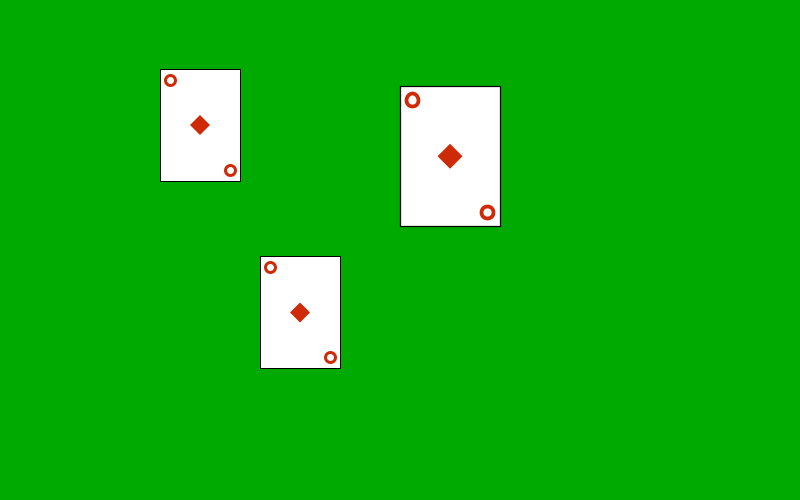
Frame 1 (no input)
Frame 60 (the mouse pressed at the canvas centre just before this capture): identical to frame 1, image omitted
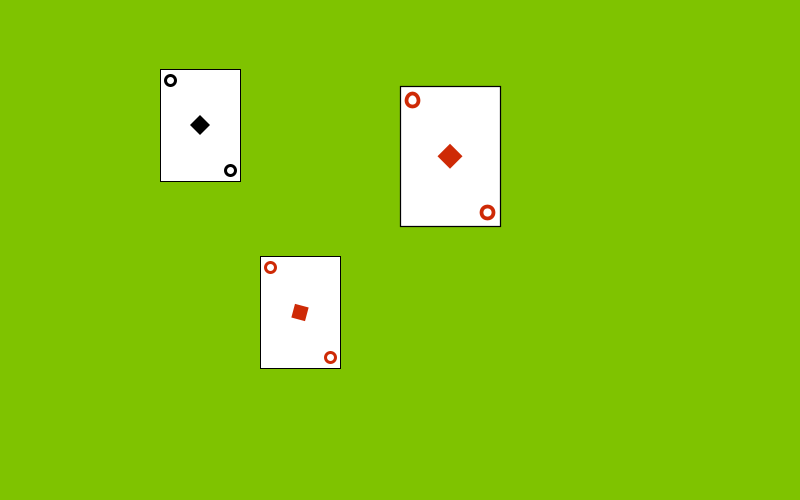
Frame 120 (the mouse held since frame 60 and released just before this capture)

The Processing sketch that drew these frames (run headless with seeded random() and noise(); from frame 60 on, the mouse is pressed at the canvas centre):

// Processing sketch: Week_2_HW
// ── Week_2_HW.pde
int bgColorR = 18;
int bgColorG = 140;
int bgColorB = 0;

//x,y for CARD#1 position
int x,y;
int cardSize;

//color r = color(206,42,6);
//color quadColor;

int secondCardSize;


void setup(){
  size(800,500);
  background(bgColorR, bgColorG, bgColorB);
  
  //cardSize = 80;
  cardSize = int(width*.1);
  //cardPosition = 200;
  x = int(width*.25);
  y = int(height*.25);
  
  //Setting up red color
  //r = color(206,42,6);
  //quadColor = color(206,42,6);
  
  secondCardSize = int(width*.1);


}

//For mousePressed later on
//#CE2A06 is hex for the red color RGB (206,42,6)
int value = #CE2A06;


void draw(){
  
 
  //Mapping background to mouseX and mouseY
  float a = map(mouseX, 0, width, 0, 255);
  float b = map(mouseY, 0, height, 170, 220);
  
  //background(bgColorR, bgColorG, bgColorB); original background
  background(a, b, bgColorB);
  println(mouseX);
  println(mouseY);
  
  
  
  //Drawing CARD#1
        strokeWeight(1);
        stroke(0);
        rectMode(CENTER);
        fill(255);
        //rect(200, 200, 80, 112);
        rect(x, y, cardSize, cardSize*1.40);
        
        //Drawing ellipse
        noFill();
        stroke(value);
        strokeWeight(3);
        //ellipse(170, 155, 10, 10);
        ellipse(x-30, y-45, cardSize*.125, cardSize*.125);
        
        noFill();
        stroke(value);
        strokeWeight(3);
        //ellipse(230, 245, 10, 10);
        ellipse(x+30, y+45, cardSize*.125, cardSize*.125);
      
        //Drawing quad in middle
        noStroke();
        fill(value);
        //fill(quadColor);
        //quad(200, 190, 210, 200, 200, 210, 190, 200);
        quad(x, y-10, x+10, y, x, y+10, x-10, y); 
  
  

  //Drawing CARD#2 (bigger)
        pushMatrix();
        translate(200,0);
        scale(1.25);
        strokeWeight(1);
        stroke(0);
        rectMode(CENTER);
        fill(255);
        rect(x, y, secondCardSize, secondCardSize*1.40);
        

        //Drawing ellipse
        noFill();
        stroke(206,42,6);
        strokeWeight(3);
        ellipse(x-30, y-45, cardSize*.125, cardSize*.125);
        
        noFill();
        stroke(206,42,6);
        strokeWeight(3);
        ellipse(x+30, y+45, cardSize*.125, cardSize*.125);
      
        //Drawing quad in middle
        noStroke();
        fill(206,42,6);
        quad(x, y-10, x+10, y, x, y+10, x-10, y); 
        popMatrix();



  //Drawing CARD#3 (rotating quad and color change)
        pushMatrix();
        int r = mouseX-mouseY;
        translate(x*1.5,y*2.5);
        strokeWeight(1);
        stroke(0);
        rectMode(CENTER);
        fill(255);
        rect(0, 0, cardSize, cardSize*1.40);
        

        //Drawing ellipse
        noFill();
        stroke(206,42,6);
        strokeWeight(3);
        ellipse(0-30, 0-45, cardSize*.125, cardSize*.125);
        
        noFill();
        stroke(206,42,6);
        strokeWeight(3);
        ellipse(0+30, 0+45, cardSize*.125, cardSize*.125);
      
        //Drawing quad in middle
        rotate(radians(r));
        noStroke();
        fill(206,42,6);
        quad(0, 0-10, 0+10, 0, 0, 0+10, 0-10, 0);       
        popMatrix();


  //Only changes the quad red color to black once
  //if(mousePressed){
  //          quadColor = color(0);
  //        }


  //if(keyPressed){
  //  secondCardSize ++;
  //  }
  


  //Infinite size change
      if(key == CODED){
      if(keyCode == UP && secondCardSize <=200){
        secondCardSize +=5;
      } else if(keyCode == DOWN && secondCardSize >20){
        secondCardSize -=5;
      }
    }
  
  
}




// Doesnt work x.x
//        void mousePressed(){
//          if (r = color(206,42,6)){
//            r = 0;
//          } else {
//            r = color(206,42,6);
//          }
//        }
        
        

  void mousePressed(){
       if (value == color(206,42,6)){
         value = 0;
       } else {
         value = #CE2A06;
       }
  }
        


//  void keyPressed(){
//    if(key == CODED){
//      if(keyCode == UP){
//        secondCardSize +=5;
//      }
//      if(keyCode == DOWN){
//        secondCardSize -=5;
//      }
//    }
//  }
